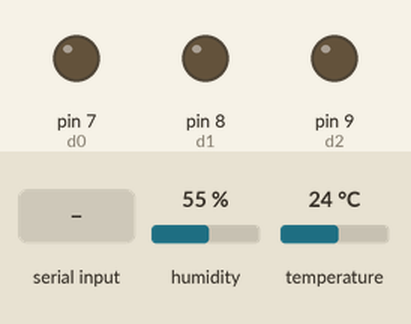
Simulated run of this sketch. Board: Arduino Uno, built with avr-gcc and run on an emulated ATmega328P. On the bench: output pins drawn as LEDs (lit = HIGH). The inputs (shaded band) are chosen by the test bench; at power-on: humidity 55 %, temperature 24 °C. What the sketch prints to the serial monitor is not drawn.

Above: at 1.2 s.
1.3 s: "1\n" received over Serial
At 2.1 s:
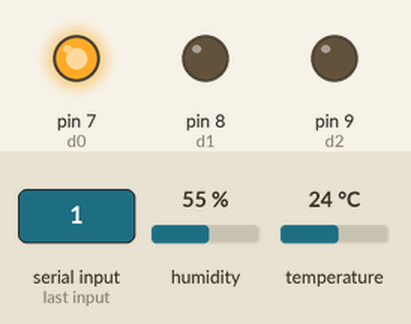
2.8 s: "2\n" received over Serial
At 3.2 s:
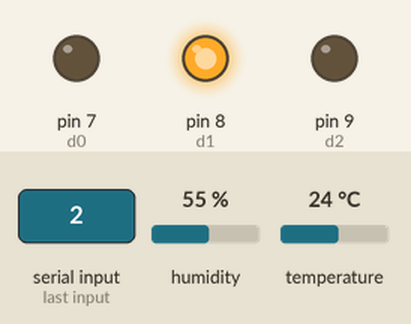
4.3 s: "3\n" received over Serial
At 5.4 s:
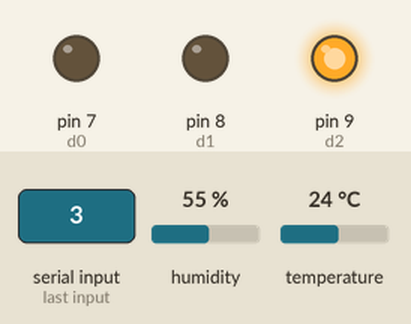
5.8 s: "90,45\n" received over Serial
At 6.8 s:
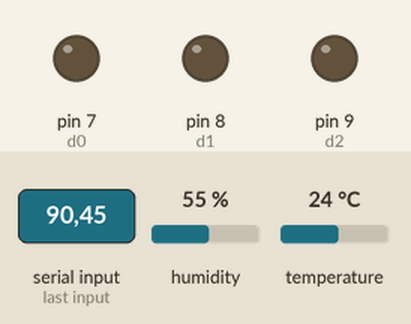
Timing chart, 0 to 8.3 s (numbered marks = the images above; inputs shaded):
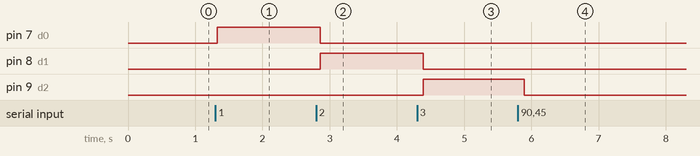

The sketch:

arduino_side.ino
```cpp
#include <DHT.h>

#define DHTPIN 3
#define DHTTYPE DHT11


DHT dht(DHTPIN,DHTTYPE);

int d0 = 7;
int d1 = 8;
int d2 = 9;

void setup(){
  Serial.begin(9600);
  dht.begin();

  pinMode(d0,OUTPUT);
  pinMode(d1,OUTPUT);
  pinMode(d2,OUTPUT);
}

void loop(){
  delay(100);

  float f = dht.readTemperature();
  Serial.println(f);

  if (Serial.available() > 0 ){
    int dig = Serial.readStringUntil('\n').toInt();

    if (dig == 1){
      digitalWrite(d0,HIGH);
      digitalWrite(d1,LOW);
      digitalWrite(d2,LOW);
    }

    else if (dig == 2){
      digitalWrite(d0,LOW);
      digitalWrite(d1,HIGH);
      digitalWrite(d2,LOW);
    }

    else if (dig == 3){
      digitalWrite(d0,LOW);
      digitalWrite(d1,LOW);
      digitalWrite(d2,HIGH);
    }

    else{
      digitalWrite(d0,LOW);
      digitalWrite(d1,LOW);
      digitalWrite(d2,LOW);
    }


  }
}
```

Measured:
- after the input at 1.3 s, pin 7 (d0): LOW → HIGH at once
- after the input at 2.8 s, pin 7 (d0): HIGH → LOW after 0.06 s; pin 8 (d1): LOW → HIGH after 0.06 s
- after the input at 4.3 s, pin 8 (d1): HIGH → LOW after 0.09 s; pin 9 (d2): LOW → HIGH after 0.09 s
- after the input at 5.8 s, pin 9 (d2): HIGH → LOW after 0.10 s
